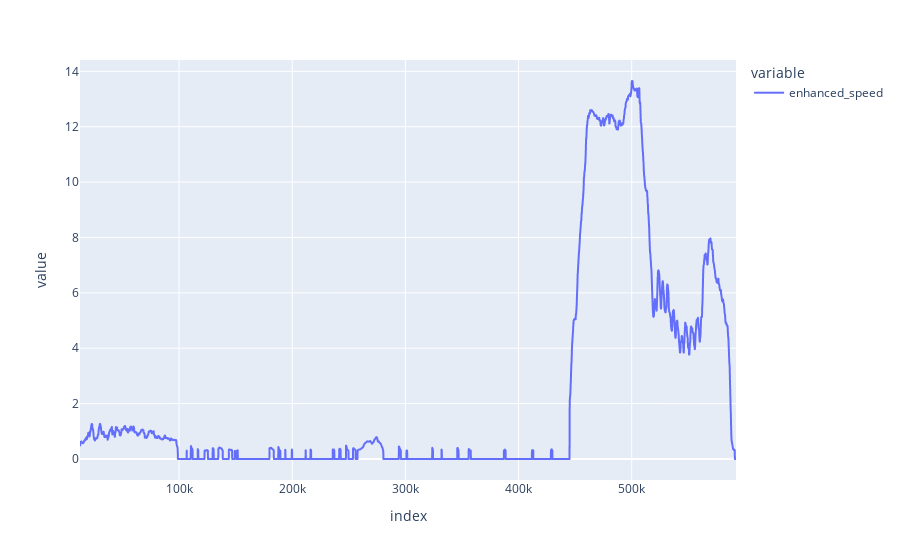

The notebook cell this image was saved under:
### Code cell
px.line(gps_data.enhanced_speed)

### Figure 1 — Plotly figure (JSON) as saved in the notebook; plotly's stock layout.template omitted (floating-point values rounded to 4 significant figures; data arrays with more than 128 entries replaced by an {"elided": "..."} marker saying what was removed)
{"data": [{"hovertemplate": "variable=enhanced_speed<br>index=%{x}<br>value=%{y}<extra></extra>", "legendgroup": "enhanced_speed", "line": {"color": "#636efa", "dash": "solid"}, "marker": {"symbol": "circle"}, "mode": "lines", "name": "enhanced_speed", "showlegend": true, "type": "scattergl", "x": {"elided": "5298 int values"}, "xaxis": "x", "y": {"elided": "5298 float values"}, "yaxis": "y"}], "layout": {"legend": {"title": {"text": "variable"}, "tracegroupgap": 0}, "margin": {"t": 60}, "xaxis": {"anchor": "y", "domain": [0, 1], "title": {"text": "index"}}, "yaxis": {"anchor": "x", "domain": [0, 1], "title": {"text": "value"}}}}
